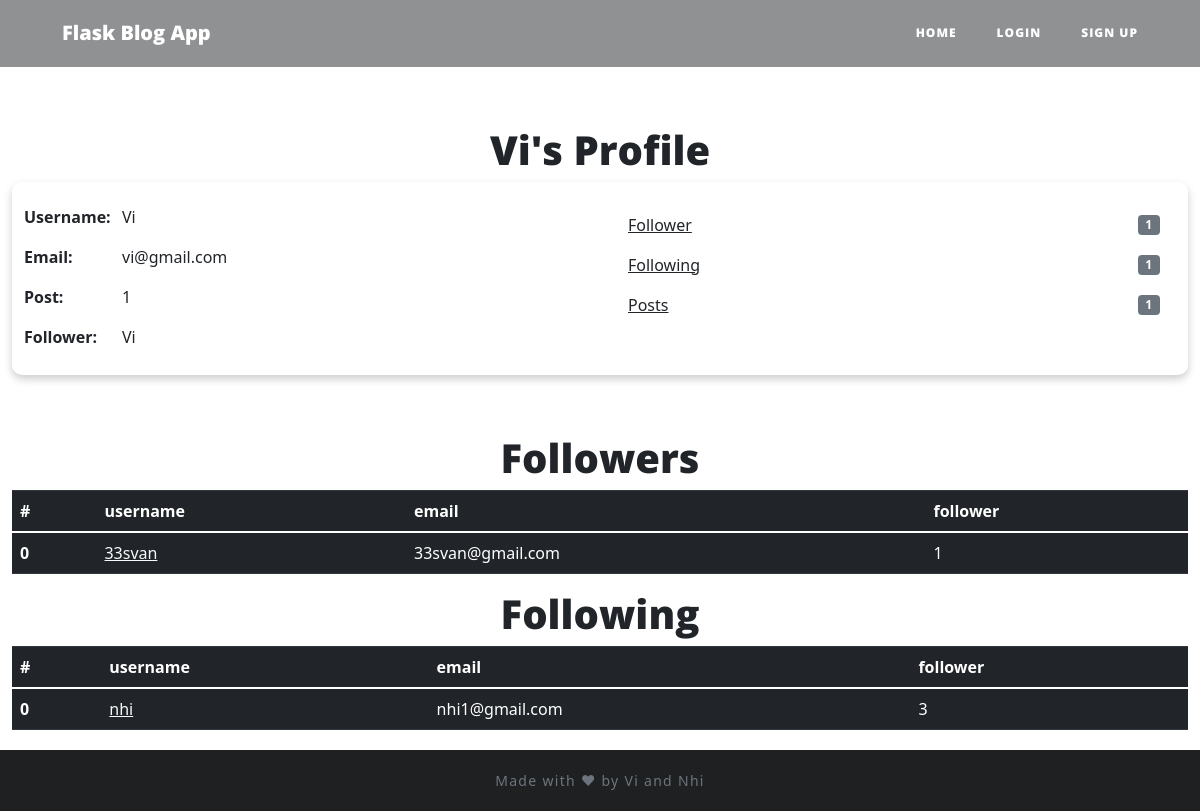
The page /profile/2 on the database its author committed.
### website/models.py (models this page shows)
class User(db.Model, UserMixin):
    id = db.Column(db.Integer, primary_key=True)
    email = db.Column(db.String(150), unique=True)
    username = db.Column(db.String(150), unique=True)
    password = db.Column(db.String(150))
    date_created = db.Column(db.DateTime, index=True, default=datetime.now)
    posts = db.relationship('Post', backref='user', passive_deletes=True)
    comments = db.relationship('Comment', backref='user', passive_deletes=True)
    likes = db.relationship('Like', backref='user', passive_deletes=True)
    followed = db.relationship('Follow', foreign_keys=[Follow.follower_id], backref=db.backref('follower', lazy='joined'), lazy=True, cascade='all, delete-orphan')
    followers = db.relationship('Follow', foreign_keys=[Follow.followed_id], backref=db.backref('followed', lazy='joined'), lazy=True, cascade='all, delete-orphan')

class Follow(db.Model):
    follower_id = db.Column(db.Integer, db.ForeignKey('user.id'),
    primary_key=True)
    followed_id = db.Column(db.Integer, db.ForeignKey('user.id'),
    primary_key=True)
    timestamp = db.Column(db.DateTime, default=datetime.now)

### website/views.py (the view)
@views.route("/profile/<author>")
def profile(author):
    user = User.query.filter_by(id=author).first()
    follower = current_user
    hasfollow = Follow()
    if follower.is_authenticated:
        hasfollow = Follow.query.filter_by(follower_id=follower.id, followed_id=user.id).first()
    if not user:
        flash('No user with that username exists.', category='error')
        return redirect(url_for('views.home'))
    return render_template("userprofile.html", Blogger = user,user = current_user, hasfollow = hasfollow)

### website/templates/userprofile.html (shortened to what this page needs)
{% extends "base.html" %} {% block title %}Home{% endblock %}
{% block body %}
{{ super() }}
{% endblock %}
{% block content%}
    <h1 align="center" style="padding-top: 5%;">{{Blogger.username}}'s Profile</h1>
    <div class="container-fluid" style="background-color: rgb(255, 255, 255); box-shadow: 0 4px 8px 0 rgba(0,0,0,0.2); border-radius: 10px;">
        <div class="row" style="padding-top: 2%;"></div>
        <div class="row">
            <div class="col-sm">
                <div class="row">
                    <div class="col-2">
                        <p><b>Username:</b></p>
                        <p><b>Email:</b></p>
                        <p><b>Post:</b></p>
                        <p><b>Follower:</b></p>
                    </div>
                    <div class="col-6">
                        <p>{{Blogger.username}}</p>
                        <p>{{Blogger.email}}</p>
                        <p>{{Blogger.posts|length}}</p>
                        <p>{{Blogger.username}}</p>
                    </div>
                </div>
            </div>
            <div class="col-sm">
                <ul class="list-group list-group-flush">
                    <li class="list-group-item d-flex justify-content-between align-items-center">
                        <a href="#followers" class = "link-dark">Follower</a>
                        <span class="badge badge-secondary badge-pill">{{Blogger.followers|length}}</span>
                    </li>
                    <li class="list-group-item d-flex justify-content-between align-items-center">
                        <a href="following" class = "link-dark">Following</a>
                        <span class="badge badge-secondary badge-pill">{{Blogger.followed|length}}</span>
                    </li>
                    <li class="list-group-item d-flex justify-content-between align-items-center">
                        <a href="/posts/{{Blogger.username}}" class = "link-dark">Posts</a>
                        <span class="badge badge-secondary badge-pill">{{Blogger.posts|length}}</span>
                    </li>
                </ul>
            </div>
        </div>
        <div class="row" style="padding-top: 10px;"></div>
    </div>
    <section id="followers">
    <h1 align="center">Followers</h1>
    <table class="table table-dark">
        <thead>
          <tr>
            <th scope="col">#</th>
            <th scope="col">username</th>
            <th scope="col">email</th>
            <th scope="col">follower</th>
          </tr>
        </thead>
        <tbody>
          {% set i = namespace(value=0) %}
          {% for follower in Blogger.followers %}
            <tr>
                <th scope="row">{{i.value}} </th>
                <td><a href="/profile/{{follower.follower.id}}" class="link-light">{{follower.follower.username}}</a></td>
                <td>{{follower.follower.email}}</td>
                <td>{{follower.follower.followers|length}}</td>
            </tr>
            {% set i.value = i.value + 1 %}
          {% endfor %}
        </tbody>
    </table>
    </section>
    <section id="following">
    <h1 align="center">Following</h1>
    <table class="table table-dark">
        <thead>
          <tr>
            <th scope="col">#</th>
            <th scope="col">username</th>
            <th scope="col">email</th>
            <th scope="col">follower</th>
          </tr>
        </thead>
        <tbody>
          {% set i = namespace(value=0) %}
          {% for follower in Blogger.followed %}
            <tr>
                <th scope="row">{{i.value}} </th>
                <td><a href="/profile/{{follower.followed.id}}" class="link-light">{{follower.followed.username}}</a></td>
                <td>{{follower.followed.email}}</td>
                <td>{{follower.followed.followers|length}}</td>
            </tr>
            {% set i.value = i.value + 1 %}
          {% endfor %}
        </tbody>
    </table>
</section>
    {% endblock %}

### website/static/main.css (style rules this page uses)
body { font-size: 20px; color: #212529; font-family: 'Lora', 'Times New Roman', serif; }
p { line-height: 1.5; margin: 30px 0; text-align: justify; }
h1, h2, h3, h4, h5, h6 { font-weight: 800 !important; font-family: 'Open Sans', 'Helvetica Neue', Helvetica, Arial, sans-serif !important; }
a { color: #212529; transition: all 0.2s; }

### website/templates/userprofile.html (style rules this page uses)
body { background-image: url('https://images.unsplash.com/photo-1542435503-956c469947f6?ixlib=rb-1.2.1&ixid=MnwxMjA3fDB8MHxwaG90by1wYWdlfHx8fGVufDB8fHx8&auto=format&fit=crop&w=774&q=80'); background-size: cover; padding-top: 67px; max-width: 100%; max-height: 100%; }

### rows shown on the page
User: username "Vi", email "vi@gmail.com"
Follow: value "0", follower.username "33svan", follower.email "33svan@gmail.com", follower.followers|length "1"
Follow: value "0", followed.username "nhi", followed.email "nhi1@gmail.com", followed.followers|length "3"

### other values the page prints
{{ Blogger.posts|length }} "1"
{{ Blogger.followers|length }} "1"
{{ Blogger.followed|length }} "1"
